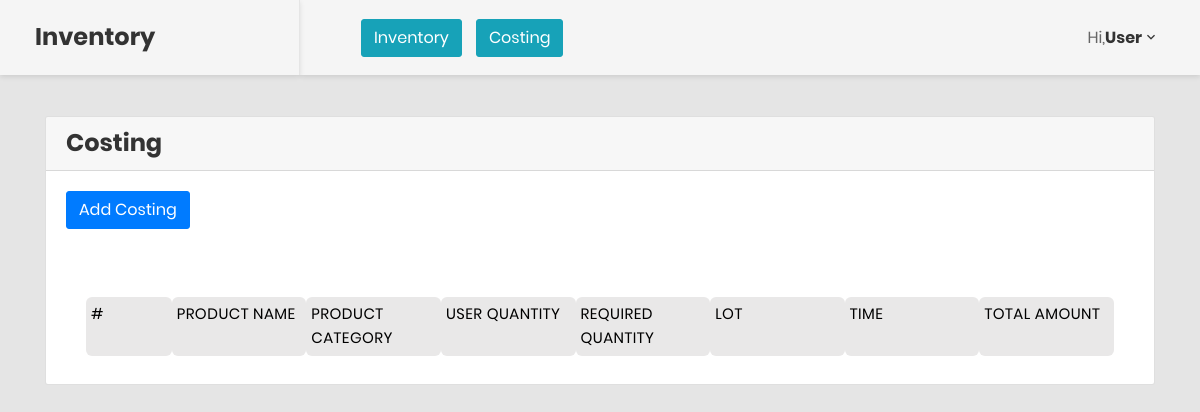
The page /costing.php (signed in) on the database as committed earlier.
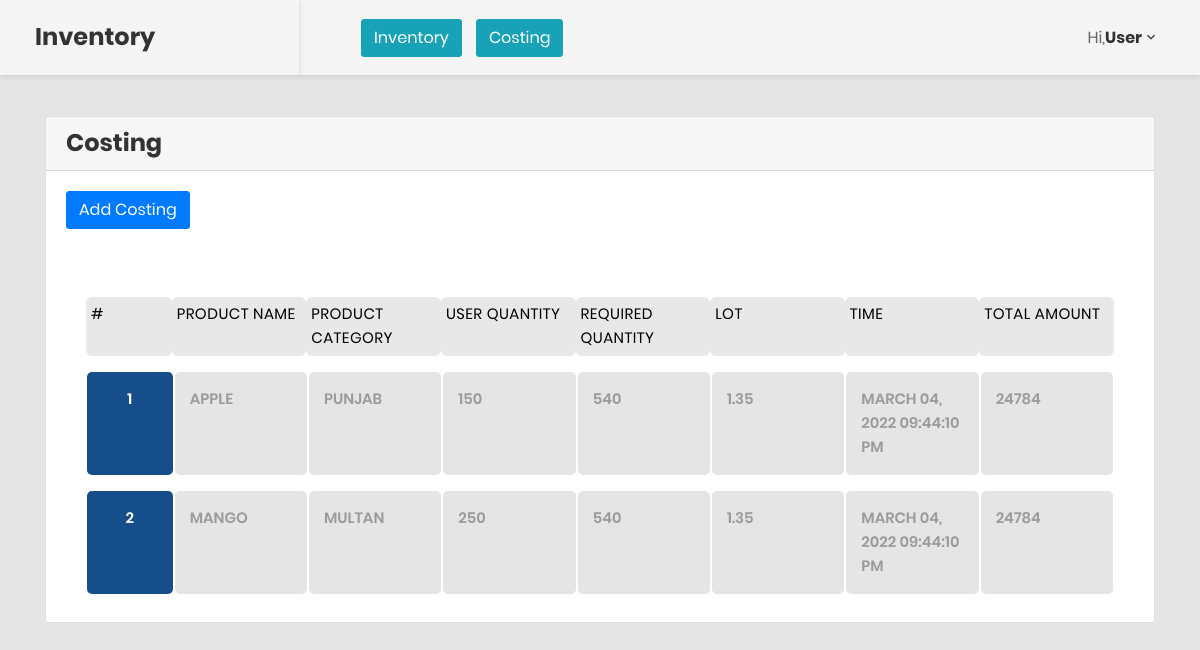
The same page on the database as committed later.
### tables this page shows
CREATE TABLE `costing` (
  `id` int(11) NOT NULL,
  `time` varchar(255) NOT NULL,
  `product_id` varchar(255) NOT NULL,
  `user_qty` varchar(255) NOT NULL,
  `required_qty` int(11) NOT NULL,
  `total_amount` float NOT NULL,
  `lot` float NOT NULL
);

CREATE TABLE `inventory` (
  `id` int(11) NOT NULL,
  `product_name` varchar(255) NOT NULL,
  `product_qty` int(11) NOT NULL,
  `total_qty` int(11) NOT NULL,
  `shortage` int(11) NOT NULL,
  `total_amount_paid` int(11) NOT NULL,
  `amount_per_kg` float NOT NULL,
  `quality` int(11) NOT NULL,
  `category` varchar(255) NOT NULL,
  `cargo` float NOT NULL
);

### costing.php (the view)
<?php include('list.php');
?>
<div class="card-header">
	<h3>Costing</h3>
</div>
<div class="card-body">
	<a href="add_costing.php" class="btn btn-primary">Add Costing</a>
</div>
<div class="card-body">
	<div class="details-container">
		<ul class="responsive-table">
			<li class="table-header">
				<div class="col col-1" data-label="#">#</div>
				<div class="col">Product Name</div>
				<div class="col">Product Category</div>
				<div class="col">User Quantity</div>
				<div class="col">Required Quantity</div>
				<div class="col">Lot</div>
				<div class="col">Time</div>
				<div class="col">Total Amount</div>
			</li>
			<?php $n =1;
			$slect ='SELECT * FROM `costing` LEFT JOIN `inventory` ON `costing`.`product_id` = `inventory`.`id`';
			$r = mysqli_query($conn,$slect);
			while ($f = mysqli_fetch_assoc($r)) {?>
				<li class="table-row">
					<div class="col col-1" data-label="#"><?= $n++ ?></div>
					<div class="col" data-label="Name-"><?= $f['product_name'] ?></div>
					<div class="col" data-label="Category-"><?= $f['category'] ?></div>
					<div class="col" data-label="Category-"><?= $f['user_qty'] ?></div>
					<div class="col" data-label="Total Qty-"><?= $f['required_qty'] ?></div>
					<div class="col" data-label="Total Qty-"><?= $f['lot'] ?></div>
					<div class="col" data-label="Total Qty-"><?= $f['time'] ?></div>
					<div class="col" data-label="Qty after Shortage-"><?= $f['total_amount'] ?></div>
				</li>
				<?php
			}
			?>
		</ul>
	</div>
</div>
<?php
include('index-end.php');
?>

### header.php (shortened to what this page needs)
<!DOCTYPE html>
<html lang="en">
<head>
	<link href="assets/css/font-face.css" rel="stylesheet" media="all">
	<link href="assets/vendor/font-awesome-4.7/css/font-awesome.min.css" rel="stylesheet" media="all">
	<link href="assets/vendor/font-awesome-5/css/fontawesome-all.min.css" rel="stylesheet" media="all">
	<link href="assets/vendor/mdi-font/css/material-design-iconic-font.min.css" rel="stylesheet" media="all">
	<link href="assets/vendor/bootstrap-4.1/bootstrap.min.css" rel="stylesheet" media="all">
	<link href="assets/vendor/animsition/animsition.min.css" rel="stylesheet" media="all">
	<link href="assets/vendor/bootstrap-progressbar/bootstrap-progressbar-3.3.4.min.css" rel="stylesheet" media="all">
	<link href="assets/vendor/wow/animate.css" rel="stylesheet" media="all">
	<link href="assets/vendor/css-hamburgers/hamburgers.min.css" rel="stylesheet" media="all">
	<link href="assets/vendor/slick/slick.css" rel="stylesheet" media="all">
	<link href="assets/vendor/select2/select2.min.css" rel="stylesheet" media="all">
	<link href="assets/vendor/perfect-scrollbar/perfect-scrollbar.css" rel="stylesheet" media="all">
	<link href="assets/css/theme.css" rel="stylesheet" media="all">
</head>
<body class="animsition">

### list.php (shortened to what this page needs)
<?php
include('header.php');
?>
<div class="page-wrapper">
	<aside class="menu-sidebar d-none d-lg-block">
		<div class="logo">
			<h3>Inventory</h3>
		</div>
		</aside>
		<div class="page-container">
			<header class="header-desktop">
				<div class="section__content section__content--p30">
					<div class="container-fluid">
						<div class="header-wrap">
							<nav class="navbar-sidebar">
								<ul class="list-unstyled navbar">
									<li>
										<a href="index.php" class="btn btn-info">Inventory</a>
										<a href="costing.php" class="btn btn-info">Costing</a>
									</li>
								</ul>
							</nav>
							<div class="header-button">
								<div class="account-wrap">
									<div class="account-item clearfix js-item-menu">
										<div class="content">
											Hi,<a class="js-acc-btn"><strong><?= $_SESSION['user_name'] ?></strong></a>
										</div>
									</div>
								</div>
							</div>
						</div>
					</div>
				</div>
			</header>
			<div class="main-content">
				<div class="section__content section__content--p30">
					<div class="container-fluid">
						<div class="card">

### index-end.php
			</div>
		</div>
	</div>
</div>
</div>
<?php
include('footer.php');
?>

### footer.php (shortened to what this page needs)
</body>
</html>

Rows that differ between the two databases and show on the page:
added costing: inventory.product_name "APPLE", inventory.category "PUNJAB", user_qty "150", required_qty "540", lot "1.35", time "MARCH 04, 2022 09:44:10 PM", total_amount "24784"
added costing: inventory.product_name "MANGO", inventory.category "MULTAN", user_qty "250", required_qty "540", lot "1.35", time "MARCH 04, 2022 09:44:10 PM", total_amount "24784"
